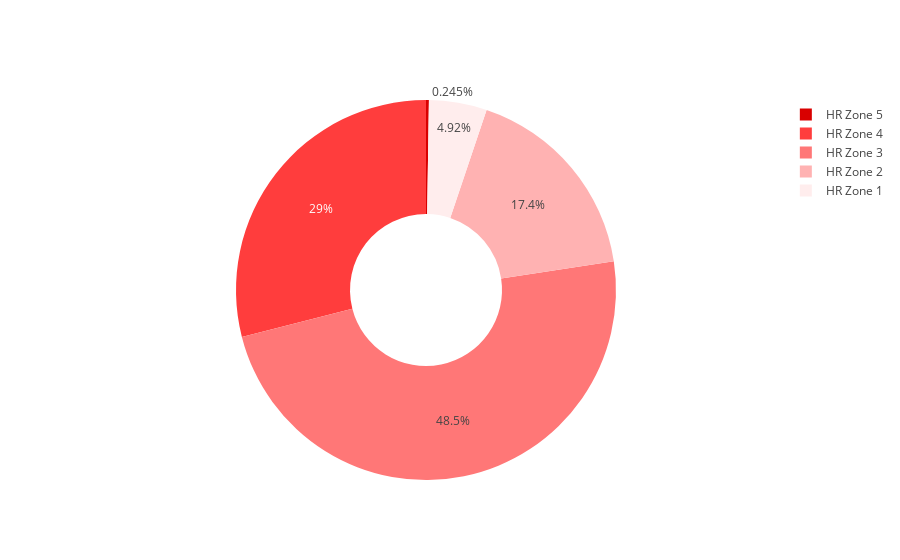

Source (notebook cell):
### Code cell
# Plot the fraction of time spend in various HR zones
zones = pd.melt(sessions, id_vars=["start_time"], value_vars=["time_in_hr_zone1", 
                                                              "time_in_hr_zone2", 
                                                              "time_in_hr_zone3",
                                                              "time_in_hr_zone4",
                                                              "time_in_hr_zone5"])


zgpby = zones.groupby(by="variable").value.sum()
zgpby = zgpby/zgpby.sum()
zgpby = zgpby.sort_index(ascending=False)
colors = ["#d90000", "#ff3d3d", "#ff7777", "#ffb2b2", "#ffeded"]

# Rename hr zone values
zgpby = zgpby.rename(lambda x: x.replace("time_in_hr_zone", "HR Zone ") ,axis="index")

trace = go.Pie(
    values = zgpby,
    labels = zgpby.index,
    name = "HR Zones",
    hoverinfo = "label+name+percent",
    hole = .4 ,
    marker = dict(colors=colors),
    sort = False
)

data = [trace]

fig = go.Figure(data=data)
py.iplot(fig)

### Figure 1 — Plotly figure (JSON) as saved in the notebook; plotly's stock layout.template omitted (floating-point values rounded to 4 significant figures)
{"data": [{"hole": 0.4, "hoverinfo": "label+name+percent", "labels": ["HR Zone 5", "HR Zone 4", "HR Zone 3", "HR Zone 2", "HR Zone 1"], "marker": {"colors": ["#d90000", "#ff3d3d", "#ff7777", "#ffb2b2", "#ffeded"]}, "name": "HR Zones", "sort": false, "type": "pie", "uid": "332d54e6-863a-11e8-8070-dca904908257", "values": [0.002455, 0.2897, 0.4846, 0.1741, 0.04921]}], "layout": {}}
